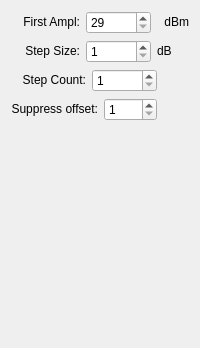
                <widget class="QWidget" name="tabOperationalWhisper">
                 <attribute name="title">
                  <string>Whisper Settings</string>
                 </attribute>
                 <layout class="QVBoxLayout" name="verticalLayout_6">
                  <item>
                   <layout class="QHBoxLayout" name="horizontalLayout_15">
                    <property name="sizeConstraint">
                     <enum>QLayout::SetDefaultConstraint</enum>
                    </property>
                    <item>
                     <widget class="QLabel" name="label_34">
                      <property name="sizePolicy">
                       <sizepolicy hsizetype="Preferred" vsizetype="Fixed">
                        <horstretch>0</horstretch>
                        <verstretch>0</verstretch>
                       </sizepolicy>
                      </property>
                      <property name="text">
                       <string>First Ampl:</string>
                      </property>
                      <property name="alignment">
                       <set>Qt::AlignRight|Qt::AlignTrailing|Qt::AlignVCenter</set>
                      </property>
                     </widget>
                    </item>
                    <item>
                     <widget class="QSpinBox" name="spinBoxOperationalIntrrFirstAmpl">
                      <property name="maximumSize">
                       <size>
                        <width>65</width>
                        <height>16777215</height>
                       </size>
                      </property>
                      <property name="minimum">
                       <number>29</number>
                      </property>
                      <property name="maximum">
                       <number>55</number>
                      </property>
                     </widget>
                    </item>
                    <item>
                     <widget class="QLabel" name="label_42">
                      <property name="sizePolicy">
                       <sizepolicy hsizetype="Preferred" vsizetype="Fixed">
                        <horstretch>0</horstretch>
                        <verstretch>0</verstretch>
                       </sizepolicy>
                      </property>
                      <property name="maximumSize">
                       <size>
                        <width>32</width>
                        <height>16777215</height>
                       </size>
                      </property>
                      <property name="text">
                       <string>dBm</string>
                      </property>
                      <property name="alignment">
                       <set>Qt::AlignRight|Qt::AlignTrailing|Qt::AlignVCenter</set>
                      </property>
                     </widget>
                    </item>
                   </layout>
                  </item>
                  <item>
                   <layout class="QHBoxLayout" name="horizontalLayout_16">
                    <item>
                     <widget class="QLabel" name="label_43">
                      <property name="sizePolicy">
                       <sizepolicy hsizetype="Preferred" vsizetype="Fixed">
                        <horstretch>0</horstretch>
                        <verstretch>0</verstretch>
                       </sizepolicy>
                      </property>
                      <property name="text">
                       <string>Step Size:</string>
                      </property>
                      <property name="alignment">
                       <set>Qt::AlignRight|Qt::AlignTrailing|Qt::AlignVCenter</set>
                      </property>
                     </widget>
                    </item>
                    <item>
                     <widget class="QSpinBox" name="spinBoxOperationalIntrrStepSize">
                      <property name="maximumSize">
                       <size>
                        <width>65</width>
                        <height>16777215</height>
                       </size>
                      </property>
                      <property name="minimum">
                       <number>1</number>
                      </property>
                      <property name="maximum">
                       <number>15</number>
                      </property>
                     </widget>
                    </item>
                    <item>
                     <widget class="QLabel" name="label_44">
                      <property name="sizePolicy">
                       <sizepolicy hsizetype="Preferred" vsizetype="Fixed">
                        <horstretch>0</horstretch>
                        <verstretch>0</verstretch>
                       </sizepolicy>
                      </property>
                      <property name="maximumSize">
                       <size>
                        <width>32</width>
                        <height>16777215</height>
                       </size>
                      </property>
                      <property name="layoutDirection">
                       <enum>Qt::LeftToRight</enum>
                      </property>
                      <property name="text">
                       <string>dB</string>
                      </property>
                      <property name="alignment">
                       <set>Qt::AlignLeading|Qt::AlignLeft|Qt::AlignVCenter</set>
                      </property>
                     </widget>
                    </item>
                   </layout>
                  </item>
                  <item>
                   <layout class="QHBoxLayout" name="horizontalLayout_17">
                    <item>
                     <widget class="QLabel" name="label_50">
                      <property name="sizePolicy">
                       <sizepolicy hsizetype="Preferred" vsizetype="Fixed">
                        <horstretch>0</horstretch>
                        <verstretch>0</verstretch>
                       </sizepolicy>
                      </property>
                      <property name="text">
                       <string>Step Count:</string>
                      </property>
                      <property name="alignment">
                       <set>Qt::AlignRight|Qt::AlignTrailing|Qt::AlignVCenter</set>
                      </property>
                     </widget>
                    </item>
                    <item>
                     <widget class="QSpinBox" name="spinBoxOperationalIntrrStepCount">
                      <property name="maximumSize">
                       <size>
                        <width>65</width>
                        <height>16777215</height>
                       </size>
                      </property>
                      <property name="minimum">
                       <number>1</number>
                      </property>
                      <property name="maximum">
                       <number>31</number>
                      </property>
                     </widget>
                    </item>
                    <item>
                     <spacer name="horizontalSpacer">
                      <property name="orientation">
                       <enum>Qt::Horizontal</enum>
                      </property>
                      <property name="sizeType">
                       <enum>QSizePolicy::Fixed</enum>
                      </property>
                      <property name="sizeHint" stdset="0">
                       <size>
                        <width>32</width>
                        <height>20</height>
                       </size>
                      </property>
                     </spacer>
                    </item>
                   </layout>
                  </item>
                  <item>
                   <layout class="QHBoxLayout" name="horizontalLayout_31">
                    <item>
                     <widget class="QLabel" name="label_53">
                      <property name="sizePolicy">
                       <sizepolicy hsizetype="Preferred" vsizetype="Fixed">
                        <horstretch>0</horstretch>
                        <verstretch>0</verstretch>
                       </sizepolicy>
                      </property>
                      <property name="text">
                       <string>Suppress offset:</string>
                      </property>
                      <property name="alignment">
                       <set>Qt::AlignRight|Qt::AlignTrailing|Qt::AlignVCenter</set>
                      </property>
                     </widget>
                    </item>
                    <item>
                     <widget class="QSpinBox" name="spinBoxOperationalIntrrSuppress">
                      <property name="maximumSize">
                       <size>
                        <width>65</width>
                        <height>16777215</height>
                       </size>
                      </property>
                      <property name="minimum">
                       <number>1</number>
                      </property>
                      <property name="maximum">
                       <number>15</number>
                      </property>
                     </widget>
                    </item>
                    <item>
                     <spacer name="horizontalSpacer_3">
                      <property name="orientation">
                       <enum>Qt::Horizontal</enum>
                      </property>
                      <property name="sizeType">
                       <enum>QSizePolicy::Fixed</enum>
                      </property>
                      <property name="sizeHint" stdset="0">
                       <size>
                        <width>32</width>
                        <height>20</height>
                       </size>
                      </property>
                     </spacer>
                    </item>
                   </layout>
                  </item>
                  <item>
                   <spacer name="verticalSpacer">
                    <property name="orientation">
                     <enum>Qt::Vertical</enum>
                    </property>
                    <property name="sizeHint" stdset="0">
                     <size>
                      <width>20</width>
                      <height>216</height>
                     </size>
                    </property>
                   </spacer>
                  </item>
                 </layout>
                </widget>
